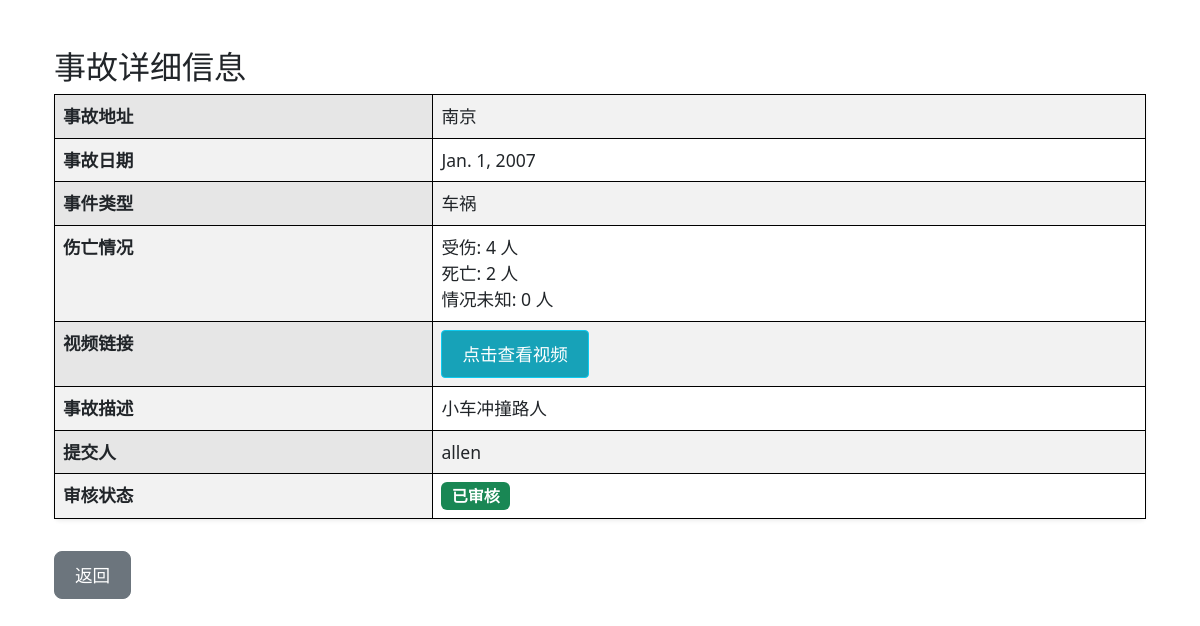
The app's page /accident/1/?next=/admin_dashboard/ with its own data.
### data/models.py (models this page shows, shortened)
class Accident(models.Model):
    address = models.CharField(max_length=200)
    accident_date = models.DateField()
    description = models.TextField()
    accident_type = models.CharField(max_length=200)
    injured = models.PositiveIntegerField(default=0)
    dead = models.PositiveIntegerField(default=0)
    unknown = models.CharField(max_length=200, default='情况未知')
    latitude = models.FloatField(default=0.0)
    longitude = models.FloatField(default=0.0)
    video_link = models.CharField(max_length=200)
    is_approved = models.BooleanField(False)
    is_deleted = models.BooleanField(default=False)
    created_by = models.ForeignKey(User, on_delete=models.CASCADE)

### users/models.py (models this page shows, shortened)
class CustomUser(AbstractUser):
    is_admin = models.BooleanField(default=False)
    phone_number = models.CharField(max_length=15, blank=True, null=True)  # 电话号码
    address = models.TextField(blank=True, null=True)  # 地址
    def __str__(self):
        return self.username

### data/views.py (the view)
# urls.py: path('accident/<int:accident_id>/', views.accident_detail, name='accident_detail'),
def accident_detail(request, accident_id):
    accident = get_object_or_404(Accident, id=accident_id)
    next_url = request.GET.get('next', None)
    return render(request, 'data/accident_detail.html', {'accident': accident, 'next': next_url})

### templates/data/accident_detail.html (shortened to what this page needs)
{% extends 'base_generic.html' %}
{% block content %}
  <div class="container mt-4 p-4">
    <h2>事故详细信息</h2>
    <table class="table table-bordered table-striped table-hover shadow-sm rounded">
        <tr>
            <th>事故地址</th>
            <td>{{ accident.address }}</td>
        </tr>
        <tr>
            <th>事故日期</th>
            <td>{{ accident.accident_date }}</td>
        </tr>
        <tr>
            <th>事件类型</th>
            <td>{{ accident.accident_type }}</td>
        </tr>
        <tr>
            <th>伤亡情况</th>
            <td>
                受伤: {{ accident.injured|default:0 }} 人<br>
                死亡: {{ accident.dead|default:0 }} 人<br>
                情况未知: {{ accident.unknown|default:0 }} 人
            </td>
        </tr>
        <tr>
            <th>视频链接</th>
            <td>
                <a href="{{ accident.video_link }}" target="_blank" class="btn btn-info btn-sm">点击查看视频</a>
            </td>
        </tr>
        <tr>
            <th>事故描述</th>
            <td>{{ accident.description }}</td>
        </tr>
        <tr>
            <th>提交人</th>
            <td>{{ accident.created_by }}</td>
        </tr>
        <tr>
            <th>审核状态</th>
            <td>
                {% if accident.is_approved %}
                    <span class="badge bg-success">已审核</span>
                {% else %}
                    <span class="badge bg-warning">待审核</span>
                {% endif %}
            </td>
        </tr>
    </table>
    {% if next %}
        <a href="{{ next }}" class="btn btn-secondary btn-lg mt-3">返回</a>
    {% else %}
        <a href="{% url 'accident_list' %}" class="btn btn-secondary btn-lg mt-3">返回列表</a>
    {% endif %}
  </div>
{% endblock %}

### static/styles.css (style rules this page uses)
.table { width: 100%; border-collapse: collapse; }
.table th, .table td { border: 1px solid black; padding: 8px; text-align: left; }
.table th { background-color: #f2f2f2; }
.table tr:nth-child(even) { background-color: #f9f9f9; }

### templates/data/accident_detail.html (style rules this page uses)
.container { padding: 30px; }
.table { width: 100%; font-size: 1.1rem; border-radius: 10px; box-shadow: 0px 4px 6px rgba(0, 0, 0, 0.1); }
.table th, .table td { padding: 12px; }
.btn { padding: 10px 20px; font-size: 1.1rem; }
.btn-info { background-color: #17a2b8; color: white; }
.badge { font-size: 1rem; }
.shadow-sm { box-shadow: 0 1px 3px rgba(0, 0, 0, 0.1); }

### records on screen
Accident: address "南京", accident_date "Jan. 1, 2007", accident_type "车祸", injured "4", dead "2", unknown "0", description "小车冲撞路人", created_by "allen"
